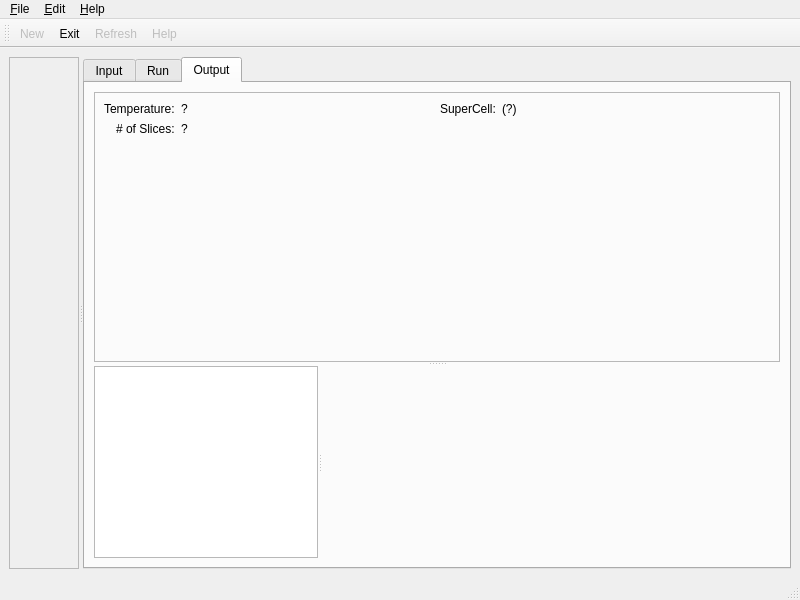
<?xml version="1.0" encoding="UTF-8"?>
<ui version="4.0">
 <class>piworld</class>
 <widget class="QMainWindow" name="piworld">
  <property name="geometry">
   <rect>
    <x>0</x>
    <y>0</y>
    <width>800</width>
    <height>600</height>
   </rect>
  </property>
  <property name="sizePolicy">
   <sizepolicy hsizetype="Preferred" vsizetype="Preferred">
    <horstretch>5</horstretch>
    <verstretch>0</verstretch>
   </sizepolicy>
  </property>
  <property name="windowTitle">
   <string>MainWindow</string>
  </property>
  <property name="windowIcon">
   <iconset>
    <normaloff>icons/pi-logo.png</normaloff>icons/pi-logo.png</iconset>
  </property>
  <widget class="QWidget" name="centralwidget">
   <layout class="QGridLayout" name="gridLayout">
    <item row="0" column="0">
     <widget class="QSplitter" name="splitter">
      <property name="orientation">
       <enum>Qt::Horizontal</enum>
      </property>
      <widget class="QListWidget" name="simulationList">
       <property name="enabled">
        <bool>false</bool>
       </property>
       <property name="sizePolicy">
        <sizepolicy hsizetype="Expanding" vsizetype="Expanding">
         <horstretch>7</horstretch>
         <verstretch>0</verstretch>
        </sizepolicy>
       </property>
      </widget>
      <widget class="QTabWidget" name="mainTabWidget">
       <property name="sizePolicy">
        <sizepolicy hsizetype="Expanding" vsizetype="Expanding">
         <horstretch>50</horstretch>
         <verstretch>0</verstretch>
        </sizepolicy>
       </property>
       <property name="currentIndex">
        <number>2</number>
       </property>
       <widget class="QWidget" name="inputTab">
        <attribute name="title">
         <string>Input</string>
        </attribute>
        <attribute name="toolTip">
         <string>Define a Simulation</string>
        </attribute>
        <layout class="QGridLayout" name="gridLayout_2">
         <item row="0" column="0">
          <widget class="QTextEdit" name="inputXMLText"/>
         </item>
        </layout>
       </widget>
       <widget class="QWidget" name="runTab">
        <attribute name="title">
         <string>Run</string>
        </attribute>
        <attribute name="toolTip">
         <string>Setup, Run, and Monitor a Simulation</string>
        </attribute>
       </widget>
       <widget class="QWidget" name="outputTab">
        <attribute name="title">
         <string>Output</string>
        </attribute>
        <attribute name="toolTip">
         <string>Analyze Data from a Simulation</string>
        </attribute>
        <layout class="QGridLayout" name="gridLayout_4">
         <item row="0" column="0">
          <widget class="QSplitter" name="outputSplitter">
           <property name="orientation">
            <enum>Qt::Vertical</enum>
           </property>
           <widget class="QFrame" name="simInfoFrame">
            <property name="sizePolicy">
             <sizepolicy hsizetype="Expanding" vsizetype="Expanding">
              <horstretch>1</horstretch>
              <verstretch>1</verstretch>
             </sizepolicy>
            </property>
            <property name="frameShape">
             <enum>QFrame::StyledPanel</enum>
            </property>
            <property name="frameShadow">
             <enum>QFrame::Raised</enum>
            </property>
            <layout class="QHBoxLayout" name="horizontalLayout">
             <item>
              <layout class="QFormLayout" name="formLayout">
               <property name="labelAlignment">
                <set>Qt::AlignRight|Qt::AlignTrailing|Qt::AlignVCenter</set>
               </property>
               <item row="0" column="0">
                <widget class="QLabel" name="label">
                 <property name="text">
                  <string>Temperature:</string>
                 </property>
                </widget>
               </item>
               <item row="0" column="1">
                <widget class="QLabel" name="temperatureField">
                 <property name="text">
                  <string>?</string>
                 </property>
                </widget>
               </item>
               <item row="1" column="0">
                <widget class="QLabel" name="label_3">
                 <property name="text">
                  <string># of Slices:</string>
                 </property>
                </widget>
               </item>
               <item row="1" column="1">
                <widget class="QLabel" name="nslicesField">
                 <property name="text">
                  <string>?</string>
                 </property>
                </widget>
               </item>
              </layout>
             </item>
             <item>
              <layout class="QFormLayout" name="formLayout_2">
               <property name="labelAlignment">
                <set>Qt::AlignRight|Qt::AlignTrailing|Qt::AlignVCenter</set>
               </property>
               <item row="0" column="0">
                <widget class="QLabel" name="label_5">
                 <property name="text">
                  <string>SuperCell:</string>
                 </property>
                </widget>
               </item>
               <item row="0" column="1">
                <widget class="QLabel" name="superCellField">
                 <property name="text">
                  <string>(?)</string>
                 </property>
                </widget>
               </item>
              </layout>
             </item>
            </layout>
           </widget>
           <widget class="QSplitter" name="estimatorSplitter">
            <property name="orientation">
             <enum>Qt::Horizontal</enum>
            </property>
            <widget class="QListWidget" name="estimatorList">
             <property name="sizePolicy">
              <sizepolicy hsizetype="Expanding" vsizetype="Expanding">
               <horstretch>1</horstretch>
               <verstretch>2</verstretch>
              </sizepolicy>
             </property>
            </widget>
            <widget class="QStackedWidget" name="estimatorViewStack">
             <property name="sizePolicy">
              <sizepolicy hsizetype="Expanding" vsizetype="Expanding">
               <horstretch>5</horstretch>
               <verstretch>2</verstretch>
              </sizepolicy>
             </property>
             <property name="currentIndex">
              <number>0</number>
             </property>
             <widget class="QWidget" name="emptyEstimatorView"/>
             <widget class="QWidget" name="missingEstimatorView">
              <layout class="QGridLayout" name="gridLayout_3">
               <item row="0" column="0">
                <widget class="QLabel" name="label_2">
                 <property name="text">
                  <string>(missing viewer)</string>
                 </property>
                 <property name="alignment">
                  <set>Qt::AlignCenter</set>
                 </property>
                </widget>
               </item>
              </layout>
             </widget>
            </widget>
           </widget>
          </widget>
         </item>
        </layout>
       </widget>
      </widget>
     </widget>
    </item>
   </layout>
  </widget>
  <widget class="QMenuBar" name="menubar">
   <property name="geometry">
    <rect>
     <x>0</x>
     <y>0</y>
     <width>800</width>
     <height>23</height>
    </rect>
   </property>
   <widget class="QMenu" name="menuFile">
    <property name="title">
     <string>&amp;File</string>
    </property>
    <addaction name="actionNew"/>
    <addaction name="actionExit"/>
   </widget>
   <widget class="QMenu" name="menuEdit">
    <property name="title">
     <string>&amp;Edit</string>
    </property>
   </widget>
   <widget class="QMenu" name="menuHelp">
    <property name="title">
     <string>&amp;Help</string>
    </property>
    <addaction name="action_Help"/>
   </widget>
   <addaction name="menuFile"/>
   <addaction name="menuEdit"/>
   <addaction name="menuHelp"/>
  </widget>
  <widget class="QStatusBar" name="statusbar"/>
  <widget class="QToolBar" name="toolBar">
   <property name="enabled">
    <bool>true</bool>
   </property>
   <property name="windowTitle">
    <string>toolBar</string>
   </property>
   <attribute name="toolBarArea">
    <enum>TopToolBarArea</enum>
   </attribute>
   <attribute name="toolBarBreak">
    <bool>false</bool>
   </attribute>
   <addaction name="actionNew"/>
   <addaction name="actionExit"/>
   <addaction name="actionRefresh"/>
   <addaction name="action_Help"/>
  </widget>
  <action name="actionExit">
   <property name="enabled">
    <bool>true</bool>
   </property>
   <property name="icon">
    <iconset>
     <normalon>icons/silk/stop.png</normalon>
    </iconset>
   </property>
   <property name="text">
    <string>Exit</string>
   </property>
   <property name="toolTip">
    <string>Exit the Application</string>
   </property>
   <property name="shortcut">
    <string>Ctrl+Q</string>
   </property>
  </action>
  <action name="actionNew">
   <property name="enabled">
    <bool>false</bool>
   </property>
   <property name="icon">
    <iconset>
     <normalon>icons/silk/application_add.png</normalon>
    </iconset>
   </property>
   <property name="text">
    <string>New</string>
   </property>
   <property name="toolTip">
    <string>Create a New Simulation</string>
   </property>
   <property name="shortcut">
    <string>Ctrl+N</string>
   </property>
  </action>
  <action name="action_Help">
   <property name="enabled">
    <bool>false</bool>
   </property>
   <property name="icon">
    <iconset>
     <normalon>icons/silk/help.png</normalon>
    </iconset>
   </property>
   <property name="text">
    <string>&amp;Help</string>
   </property>
   <property name="shortcut">
    <string>Ctrl+H</string>
   </property>
  </action>
  <action name="actionRefresh">
   <property name="enabled">
    <bool>false</bool>
   </property>
   <property name="icon">
    <iconset>
     <normalon>icons/silk/arrow_refresh.png</normalon>
    </iconset>
   </property>
   <property name="text">
    <string>&amp;Refresh</string>
   </property>
   <property name="toolTip">
    <string>Refresh the current simulation data.</string>
   </property>
   <property name="shortcut">
    <string>Ctrl+R</string>
   </property>
  </action>
 </widget>
 <resources/>
 <connections>
  <connection>
   <sender>actionExit</sender>
   <signal>triggered()</signal>
   <receiver>piworld</receiver>
   <slot>close()</slot>
   <hints>
    <hint type="sourcelabel">
     <x>-1</x>
     <y>-1</y>
    </hint>
    <hint type="destinationlabel">
     <x>399</x>
     <y>299</y>
    </hint>
   </hints>
  </connection>
 </connections>
</ui>
